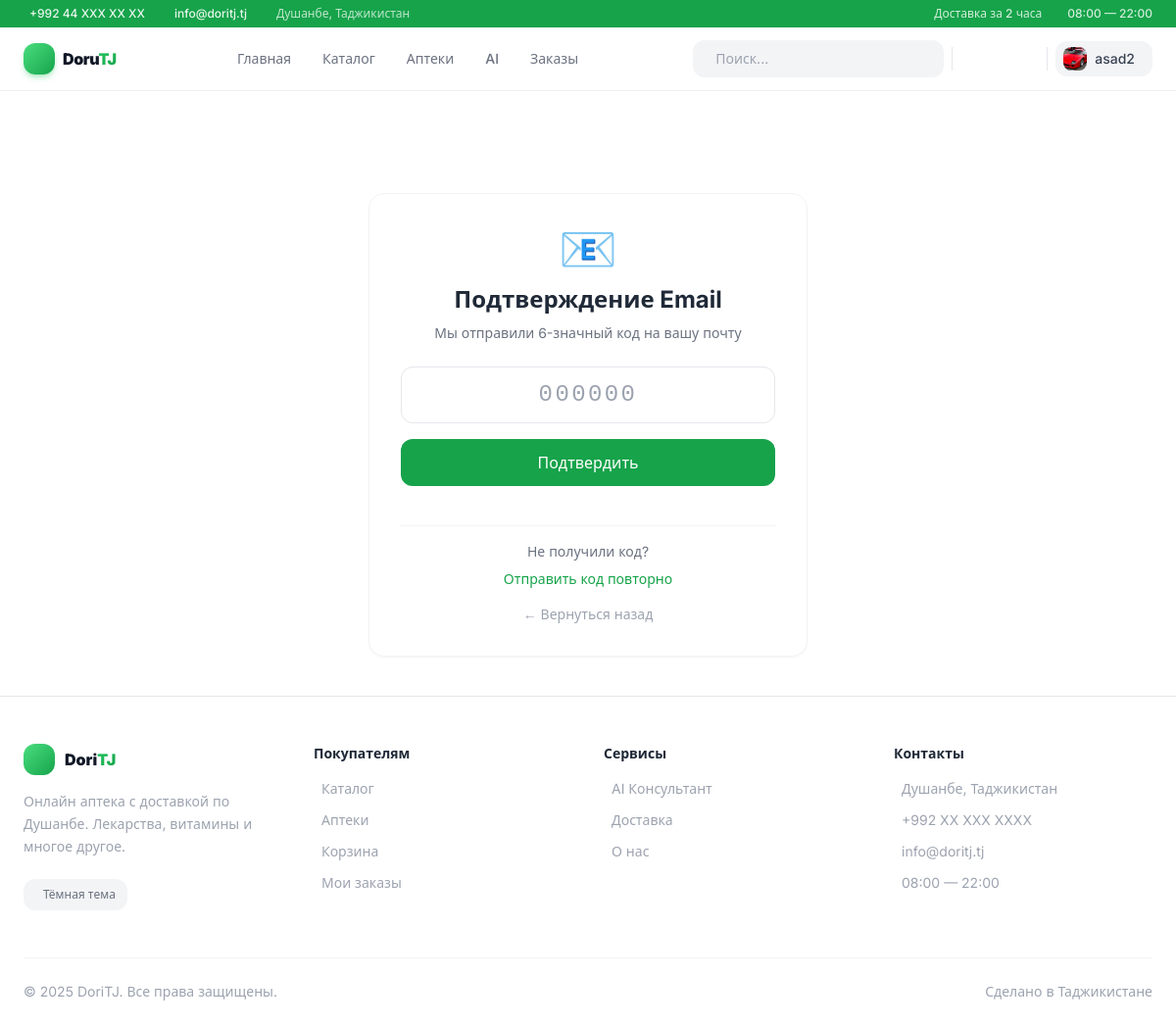
Screenshot of /accounts/confirm-email/ (signed in) with the database file from the repository.
### accounts/models.py (models this page shows, shortened)
class User(AbstractUser):
    phone = models.CharField(max_length=20, blank=True)
    address = models.TextField(blank=True)
    birth_date = models.DateField(null=True, blank=True)
    avatar = models.ImageField(upload_to='avatars/', blank=True)
    age = models.PositiveIntegerField(null=True, blank=True)
    is_courier = models.BooleanField(default=False)
    is_manager = models.BooleanField(default=False)

### accounts/views.py (the view, shortened to what this page needs)
# urls.py: path('confirm-email/', views.confirm_email, name='confirm'),
def confirm_email(request):
    if request.method == 'GET':
        username = request.session.get('confirm_username', '')
        return render(request, 'confirm_email.html', {'username': username})

### accounts/backend.py (called while the page is built)
    def get_user(self, user_id):
        try:
            return User.objects.get(pk=user_id)
        except User.DoesNotExist:
            return None

### templates/confirm_email.html (shortened to what this page needs)
{% extends 'base.html' %}
{% block content %}
<div class="max-w-md mx-auto mt-16 bg-white p-8 rounded-2xl shadow-sm border border-gray-100">
<div class="text-center mb-6">
    <div class="text-5xl mb-3">📧</div>
    <h1 class="text-2xl font-bold text-gray-800">Подтверждение Email</h1>
    <p class="text-gray-500 text-sm mt-2">Мы отправили 6-значный код на вашу почту</p>
</div>
<form method="POST">
    <input type="text" name="code" placeholder="000000"
           maxlength="6" pattern="\d{6}" inputmode="numeric" required
           class="w-full border border-gray-200 rounded-xl px-4 py-3 text-center text-2xl font-mono tracking-widest focus:outline-none focus:border-green-500 mb-4">
    <button type="submit"
            class="w-full bg-green-600 text-white py-3 rounded-xl font-medium hover:bg-green-700 transition mb-4">
        Подтвердить
    </button>
</form>
<div class="text-center mt-6 pt-4 border-t border-gray-100 text-sm">
    <p class="text-gray-500 mb-2">Не получили код?</p>
    <form method="POST" action="{% url 'resend_code' %}">
        <button type="submit"
                class="text-green-600 hover:text-green-700 font-medium transition focus:outline-none">
            Отправить код повторно
        </button>
    </form>
    <div class="mt-4">
        <a href="{% url 'login_user' %}" class="text-gray-400 hover:text-gray-600 transition">
            ← Вернуться назад
        </a>
    </div>
</div>
</div>
{% endblock %}

### templates/base.html (shortened to what this page needs)
<!DOCTYPE html>
<html lang="ru" class="scroll-smooth">
<head>
    <script src="https://cdn.tailwindcss.com"></script>
    <link rel="stylesheet" href="https://cdn.jsdelivr.net/npm/@tabler/icons-webfont@latest/tabler-icons.min.css">
</head>
<body class="bg-white dark:bg-[#090d0b] text-gray-900 dark:text-gray-100 antialiased min-h-screen flex flex-col">
<div class="hidden md:block bg-brand-600 dark:bg-brand-700 text-white">
    <div class="max-w-7xl mx-auto px-6 py-1.5">
        <div class="flex items-center justify-between text-xs font-medium">
            <div class="flex items-center gap-6 opacity-90">
                <a href="tel:+99244XXXXXXX" class="flex items-center gap-1.5 hover:opacity-100 transition-opacity">
                    +992 44 XXX XX XX
                </a>
                <a href="mailto:info@doritj.tj" class="flex items-center gap-1.5 hover:opacity-100 transition-opacity">
                    info@doritj.tj
                </a>
                <span class="flex items-center gap-1.5 opacity-80">
                    Душанбе, Таджикистан
                </span>
            </div>
            <div class="flex items-center gap-5 opacity-80">
                <span class="flex items-center gap-1.5">
                    Доставка за 2 часа
                </span>
                <span class="flex items-center gap-1.5">
                    08:00 — 22:00
                </span>
            </div>
        </div>
    </div>
</div>
<header id="header" class="sticky top-0 z-50 glass bg-white/80 dark:bg-[#090d0b]/80 border-b border-gray-200/60 dark:border-gray-800/60">
    <div class="max-w-7xl mx-auto px-4 md:px-6">
        <div class="flex items-center justify-between h-16 gap-4">
            <a href="{% url 'home' %}" class="flex items-center gap-2 group flex-shrink-0">
                <div class="w-8 h-8 bg-gradient-to-br from-brand-400 to-brand-600 rounded-xl flex items-center justify-center shadow-md shadow-brand-500/30 group-hover:scale-105 transition-all duration-200">
                </div>
                <span class="text-base font-black tracking-tight">
                    <span class="text-gray-900 dark:text-white">Doru</span><span class="text-gradient">TJ</span>
                </span>
            </a>
            {% if user.is_authenticated %}
            <nav class="hidden lg:flex items-center gap-0.5 flex-1 justify-center">
                {% if user.is_courier %}
                <a href="{% url 'courier_dashboard' %}" class="flex items-center gap-1.5 px-3.5 py-2 rounded-xl text-sm font-semibold bg-orange-500 text-white">
                    <i class="ti ti-bike text-base"></i> Курьер
                </a>
                {% elif user.is_manager %}
                <a href="{% url 'manager_dashboard' %}" class="flex items-center gap-1.5 px-3.5 py-2 rounded-xl text-sm font-semibold bg-purple-500 text-white">
                    <i class="ti ti-building-store text-base"></i> Аптека
                </a>
                {% else %}
                <a href="{% url 'home' %}" class="flex items-center gap-1.5 px-3 py-2 rounded-xl text-sm font-medium text-gray-500 dark:text-gray-400 hover:text-brand-600 dark:hover:text-brand-400 hover:bg-brand-50 dark:hover:bg-brand-900/10 transition-all">
                     Главная
                </a>
                <a href="{% url 'catalog' %}" class="flex items-center gap-1.5 px-3 py-2 rounded-xl text-sm font-medium text-gray-500 dark:text-gray-400 hover:text-brand-600 dark:hover:text-brand-400 hover:bg-brand-50 dark:hover:bg-brand-900/10 transition-all">
                     Каталог
                </a>
                <a href="{% url 'pharmacy_list' %}" class="flex items-center gap-1.5 px-3 py-2 rounded-xl text-sm font-medium text-gray-500 dark:text-gray-400 hover:text-brand-600 dark:hover:text-brand-400 hover:bg-brand-50 dark:hover:bg-brand-900/10 transition-all">
                     Аптеки
                </a>
                <a href="{% url 'consultant' %}" class="flex items-center gap-1.5 px-3 py-2 rounded-xl text-sm font-medium text-gray-500 dark:text-gray-400 hover:text-brand-600 dark:hover:text-brand-400 hover:bg-brand-50 dark:hover:bg-brand-900/10 transition-all">
                     AI
                </a>
                <a href="{% url 'my_orders' %}" class="flex items-center gap-1.5 px-3 py-2 rounded-xl text-sm font-medium text-gray-500 dark:text-gray-400 hover:text-brand-600 dark:hover:text-brand-400 hover:bg-brand-50 dark:hover:bg-brand-900/10 transition-all">
                     Заказы
                </a>
                {% endif %}
            </nav>
            {% endif %}
            <div class="flex items-center gap-2 flex-shrink-0">
                {% if user.is_authenticated and not user.is_courier and not user.is_manager %}
                <form method="GET" action="{% url 'catalog' %}" class="hidden md:flex">
                    <div class="flex items-center bg-gray-100 dark:bg-gray-800 rounded-xl border border-transparent hover:border-brand-300 dark:hover:border-brand-700 focus-within:border-brand-500 focus-within:bg-white dark:focus-within:bg-gray-700 transition-all w-52 lg:w-64">
                        <input type="text" name="search"
                               placeholder="Поиск..."
                               class="flex-1 bg-transparent px-2.5 py-2 text-sm text-gray-700 dark:text-gray-200 placeholder-gray-400 focus:outline-none">
                    </div>
                </form>
                {% endif %}
                <button onclick="toggleTheme()" id="theme-btn"
                        class="w-9 h-9 rounded-xl flex items-center justify-center text-gray-500 dark:text-gray-400 hover:bg-gray-100 dark:hover:bg-gray-800 hover:text-gray-700 dark:hover:text-gray-200 btn-press transition-all">
                </button>
                {% if user.is_authenticated %}
                {% if not user.is_courier and not user.is_manager %}
                <a href="{% url 'cart' %}"
                   class="relative w-9 h-9 rounded-xl flex items-center justify-center text-gray-500 dark:text-gray-400 hover:bg-gray-100 dark:hover:bg-gray-800 hover:text-brand-600 btn-press transition-all">
                </a>
                {% endif %}
                <div class="dropdown-trigger relative">
                    <button class="flex items-center gap-2 bg-gray-100 dark:bg-gray-800 hover:bg-gray-200 dark:hover:bg-gray-700 pl-2 pr-2.5 py-1.5 rounded-xl btn-press transition-all">
                        <div class="w-6 h-6 rounded-lg overflow-hidden flex-shrink-0">
                            {% if user.avatar %}
                                <img src="{{ user.avatar.url }}" class="w-full h-full object-cover">
                            {% else %}
                                <div class="w-full h-full bg-gradient-to-br from-brand-400 to-brand-600 flex items-center justify-center text-white text-xs font-bold">
                                    {{ user.username|first|upper }}
                                </div>
                            {% endif %}
                        </div>
                        <span class="hidden md:block text-sm font-medium text-gray-700 dark:text-gray-200 max-w-[72px] truncate">
                            {{ user.username }}
                        </span>
                    </button>
                </div>
                {% endif %}
            </div>
        </div>
    </div>
</header>
<main class="flex-1 w-full overflow-hidden">
    <div class="max-w-7xl mx-auto px-4 md:px-6 py-6 md:py-10 animate-fade-up">
        {% block content %}{% endblock %}
    </div>
</main>
<footer class="bg-white dark:bg-gray-900 border-t border-gray-200 dark:border-gray-800 mt-auto">
    <div class="max-w-7xl mx-auto px-4 md:px-6">
        <div class="grid grid-cols-2 md:grid-cols-4 gap-8 py-12">
            <div class="col-span-2 md:col-span-1">
                <a href="{% url 'home' %}" class="flex items-center gap-2.5 mb-4 group">
                    <div class="w-8 h-8 bg-gradient-to-br from-brand-400 to-brand-600 rounded-xl flex items-center justify-center group-hover:scale-105 transition-transform">
                    </div>
                    <span class="font-black text-gray-900 dark:text-white">Dori<span class="text-gradient">TJ</span></span>
                </a>
                <p class="text-gray-400 dark:text-gray-500 text-sm leading-relaxed mb-5">
                    Онлайн аптека с доставкой по Душанбе. Лекарства, витамины и многое другое.
                </p>
                <button onclick="toggleTheme()"
                        class="inline-flex items-center gap-2 bg-gray-100 dark:bg-gray-800 hover:bg-gray-200 dark:hover:bg-gray-700 px-3 py-2 rounded-xl text-xs font-medium text-gray-500 dark:text-gray-400 btn-press transition-all">
                    <span id="footer-text">Тёмная тема</span>
                </button>
            </div>
            <div>
                <h4 class="text-sm font-semibold text-gray-800 dark:text-gray-200 mb-4">Покупателям</h4>
                <ul class="space-y-3">
                    {% for url, icon, label in footer_links_buyers %}
                    {% empty %}
                    <li><a href="{% url 'catalog' %}" class="flex items-center gap-2 text-sm text-gray-400 dark:text-gray-500 hover:text-brand-500 transition-colors">Каталог</a></li>
                    <li><a href="{% url 'pharmacy_list' %}" class="flex items-center gap-2 text-sm text-gray-400 dark:text-gray-500 hover:text-brand-500 transition-colors">Аптеки</a></li>
                    <li><a href="{% url 'cart' %}" class="flex items-center gap-2 text-sm text-gray-400 dark:text-gray-500 hover:text-brand-500 transition-colors">Корзина</a></li>
                    <li><a href="{% url 'my_orders' %}" class="flex items-center gap-2 text-sm text-gray-400 dark:text-gray-500 hover:text-brand-500 transition-colors">Мои заказы</a></li>
                    {% endfor %}
                </ul>
            </div>
            <div>
                <h4 class="text-sm font-semibold text-gray-800 dark:text-gray-200 mb-4">Сервисы</h4>
                <ul class="space-y-3">
                    <li><a href="{% url 'consultant' %}" class="flex items-center gap-2 text-sm text-gray-400 dark:text-gray-500 hover:text-brand-500 transition-colors">AI Консультант</a></li>
                    <li><a href="#" class="flex items-center gap-2 text-sm text-gray-400 dark:text-gray-500 hover:text-brand-500 transition-colors">Доставка</a></li>
                    <li><a href="#" class="flex items-center gap-2 text-sm text-gray-400 dark:text-gray-500 hover:text-brand-500 transition-colors">О нас</a></li>
                </ul>
            </div>
            <div>
                <h4 class="text-sm font-semibold text-gray-800 dark:text-gray-200 mb-4">Контакты</h4>
                <ul class="space-y-3">
                    <li class="flex items-start gap-2 text-sm text-gray-400 dark:text-gray-500">
                        Душанбе, Таджикистан
                    </li>
                    <li>
                        <a href="tel:+992XXXXXXXXX" class="flex items-center gap-2 text-sm text-gray-400 dark:text-gray-500 hover:text-brand-500 transition-colors">
                            +992 XX XXX XXXX
                        </a>
                    </li>
                    <li>
                        <a href="mailto:info@doritj.tj" class="flex items-center gap-2 text-sm text-gray-400 dark:text-gray-500 hover:text-brand-500 transition-colors">
                            info@doritj.tj
                        </a>
                    </li>
                    <li class="flex items-center gap-2 text-sm text-gray-400 dark:text-gray-500">
                        08:00 — 22:00
                    </li>
                </ul>
            </div>
        </div>
        <div class="border-t border-gray-100 dark:border-gray-800 py-6 flex flex-col md:flex-row items-center justify-between gap-3">
            <p class="text-sm text-gray-400 dark:text-gray-500">
                © 2025 DoriTJ. Все права защищены.
            </p>
            <p class="text-sm text-gray-400 dark:text-gray-500 flex items-center gap-1.5">
                Сделано в Таджикистане
            </p>
        </div>
    </div>
</footer>
</body>
</html>

### templates/base.html (style rules this page uses)
*, *::before, *::after { box-sizing: border-box; }
html { font-family: 'Inter', system-ui, sans-serif; }
body, header, nav, footer, main, .card, .btn, input, select, textarea, button { transition: background-color .25s ease, color .25s ease, border-color .25s ease, box-shadow .25s ease; }
.glass { backdrop-filter: blur(20px) saturate(180%); -webkit-backdrop-filter: blur(20px) saturate(180%); }
.text-gradient { background: linear-gradient(135deg, #22c55e 0%, #16a34a 100%); -webkit-background-clip: text; -webkit-text-fill-color: transparent; background-clip: text; }

### rows the page displays
User: avatar (picture), username "asad2"
